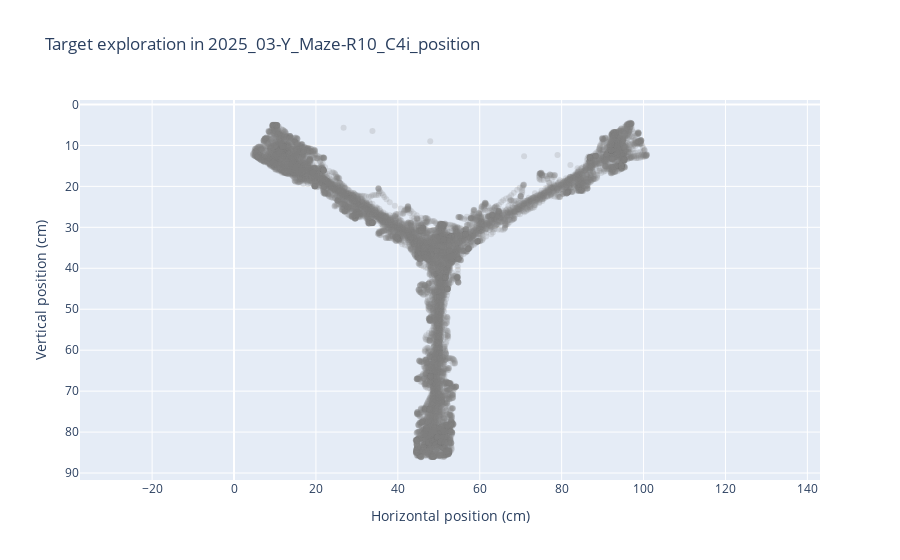

The notebook cell this image was saved under:
### Markdown cell above
---
#### 2. We can open an example file and see what is inside

### Code cell
example_path = rst.choose_example_csv(params, look_for = 'TS')

# Plot mouse exploration around multiple targets
rst.plot_position(params, example_path)

### Figure 1 — Plotly figure (JSON) as saved in the notebook; plotly's stock layout.template omitted (floating-point values rounded to 4 significant figures; data arrays with more than 128 entries replaced by an {"elided": "..."} marker saying what was removed)
{"data": [{"marker": {"color": "grey", "opacity": 0.2}, "mode": "markers", "name": "Nose Positions", "type": "scatter", "x": {"elided": "13945 float values"}, "y": {"elided": "13945 float values"}}], "layout": {"title": {"text": "Target exploration in 2025_03-Y_Maze-R10_C4i_position"}, "xaxis": {"scaleanchor": "y", "title": {"text": "Horizontal position (cm)"}}, "yaxis": {"autorange": "reversed", "title": {"text": "Vertical position (cm)"}}}}
